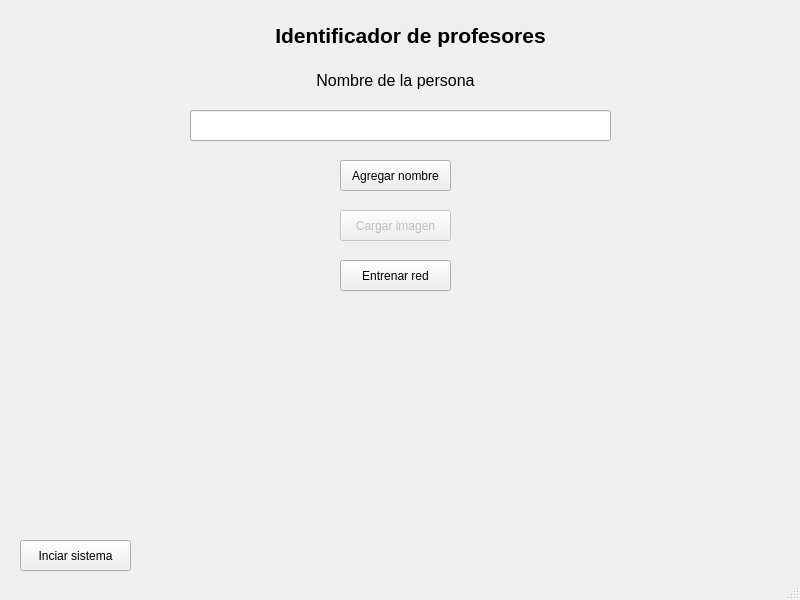
<?xml version="1.0" encoding="UTF-8"?>
<ui version="4.0">
 <class>MainWindow</class>
 <widget class="QMainWindow" name="MainWindow">
  <property name="geometry">
   <rect>
    <x>0</x>
    <y>0</y>
    <width>800</width>
    <height>600</height>
   </rect>
  </property>
  <property name="windowTitle">
   <string>MainWindow</string>
  </property>
  <widget class="QWidget" name="centralwidget">
   <widget class="QLabel" name="label">
    <property name="geometry">
     <rect>
      <x>260</x>
      <y>20</y>
      <width>301</width>
      <height>31</height>
     </rect>
    </property>
    <property name="font">
     <font>
      <family>Arial</family>
      <pointsize>16</pointsize>
      <weight>75</weight>
      <bold>true</bold>
     </font>
    </property>
    <property name="text">
     <string>Identificador de profesores</string>
    </property>
    <property name="alignment">
     <set>Qt::AlignCenter</set>
    </property>
   </widget>
   <widget class="QLineEdit" name="nombre_persona">
    <property name="geometry">
     <rect>
      <x>190</x>
      <y>110</y>
      <width>421</width>
      <height>31</height>
     </rect>
    </property>
   </widget>
   <widget class="QLabel" name="label_2">
    <property name="geometry">
     <rect>
      <x>310</x>
      <y>70</y>
      <width>171</width>
      <height>21</height>
     </rect>
    </property>
    <property name="font">
     <font>
      <family>Arial</family>
      <pointsize>12</pointsize>
     </font>
    </property>
    <property name="text">
     <string>Nombre de la persona</string>
    </property>
    <property name="alignment">
     <set>Qt::AlignCenter</set>
    </property>
   </widget>
   <widget class="QLabel" name="label_3">
    <property name="geometry">
     <rect>
      <x>410</x>
      <y>130</y>
      <width>171</width>
      <height>21</height>
     </rect>
    </property>
    <property name="font">
     <font>
      <family>Arial</family>
      <pointsize>12</pointsize>
     </font>
    </property>
    <property name="text">
     <string/>
    </property>
    <property name="alignment">
     <set>Qt::AlignCenter</set>
    </property>
   </widget>
   <widget class="QPushButton" name="btn_imagen">
    <property name="enabled">
     <bool>false</bool>
    </property>
    <property name="geometry">
     <rect>
      <x>340</x>
      <y>210</y>
      <width>111</width>
      <height>31</height>
     </rect>
    </property>
    <property name="text">
     <string>Cargar imagen</string>
    </property>
   </widget>
   <widget class="QPushButton" name="btn_nombre">
    <property name="geometry">
     <rect>
      <x>340</x>
      <y>160</y>
      <width>111</width>
      <height>31</height>
     </rect>
    </property>
    <property name="text">
     <string>Agregar nombre</string>
    </property>
   </widget>
   <widget class="QPushButton" name="btn_entrenar">
    <property name="geometry">
     <rect>
      <x>340</x>
      <y>260</y>
      <width>111</width>
      <height>31</height>
     </rect>
    </property>
    <property name="text">
     <string>Entrenar red</string>
    </property>
   </widget>
   <widget class="QPushButton" name="btn_iniciar">
    <property name="geometry">
     <rect>
      <x>20</x>
      <y>540</y>
      <width>111</width>
      <height>31</height>
     </rect>
    </property>
    <property name="text">
     <string>Inciar sistema</string>
    </property>
   </widget>
  </widget>
  <widget class="QStatusBar" name="statusbar"/>
 </widget>
 <resources/>
 <connections/>
</ui>
